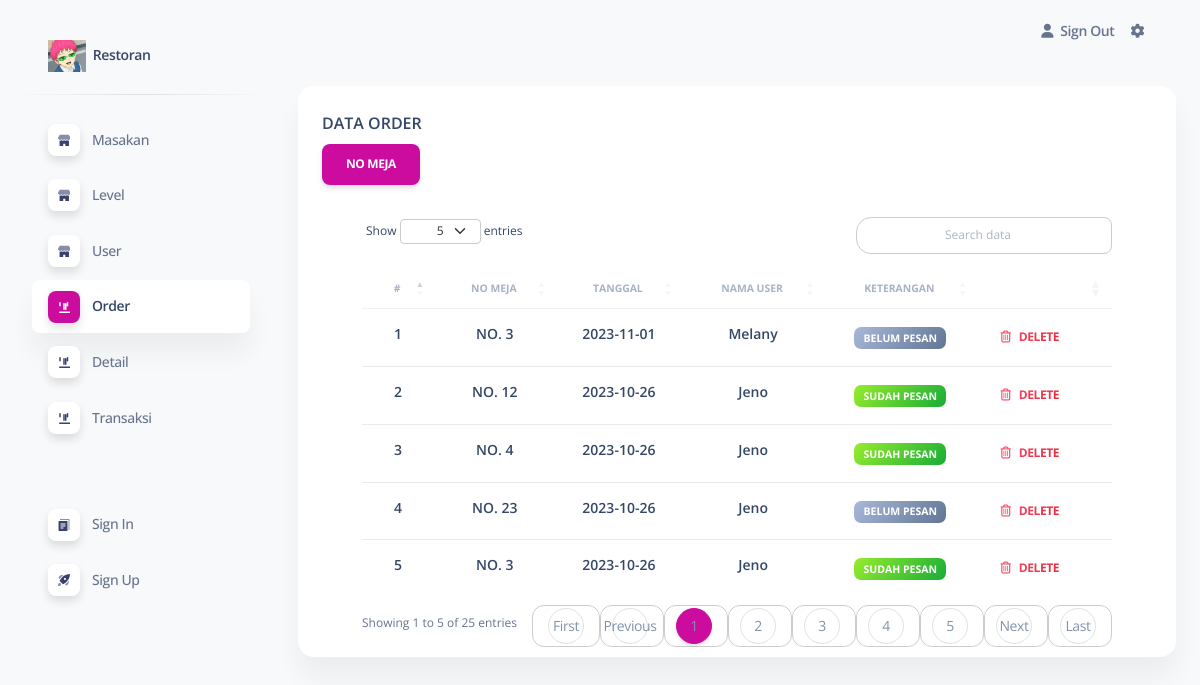
Screenshot of /pages/index.php?page=order (signed in) with the database file from the repository.
### tables this page shows
CREATE TABLE `order` (
  `id_order` int(11) NOT NULL,
  `no_meja` int(11) NOT NULL,
  `tanggal` date NOT NULL,
  `id_user` int(11) DEFAULT NULL,
  `keterangan` text DEFAULT NULL
);

CREATE TABLE `user` (
  `id_user` int(11) NOT NULL,
  `username` varchar(50) NOT NULL,
  `password` varchar(255) NOT NULL,
  `nama_user` varchar(100) NOT NULL,
  `id_level` int(11) DEFAULT NULL
);

### pages/order/data_order.php (the view, shortened to what this page needs)
<?php
include "../conf/conn.php";
$no = 0;
$query = mysqli_query($koneksi, "SELECT `order`.*, user.nama_user FROM `order`
INNER JOIN user ON `order`.id_user = user.id_user
ORDER BY `order`.id_order DESC")
  or die(mysqli_error($koneksi)); ?>
<head>
</head>
<div class="container-fluid py-4">
  <div class="row">
    <div class="col-12">
      <div class="card mb-4">
        <div class="card-header pb-0">
          <h6>DATA ORDER</h6>
          <button class="btn btn-primary" data-bs-toggle="modal" data-bs-target="#tambahModal">NO Meja</button>
        </div>
        <div class="card-body px-6 pt-0 pb-2">
          <div class="table-responsive p-0"><?php
                                            if ($_SESSION["nama_level"] == 'Administrator' || $_SESSION["nama_level"] == 'Waiter') { ?>
              <table class="table align-items-center mb-0 custom-table" id="level">
                <thead>
                  <tr>
                    <th class="text-center text-uppercase text-secondary text-xxs font-weight-bolder opacity-7">#</th>
                    <th class="text-center text-uppercase text-secondary text-xxs font-weight-bolder opacity-7">NO MEJA</th>
                    <th class="text-center text-uppercase text-secondary text-xxs font-weight-bolder opacity-7">TANGGAL</th>
                    <th class="text-center text-uppercase text-secondary text-xxs font-weight-bolder opacity-7">NAMA USER</th>
                    <th class="text-center text-uppercase text-secondary text-xxs font-weight-bolder opacity-7">KETERANGAN</th>
                    <th class="text-secondary opacity-7"></th>
                  </tr>
                </thead>
                <tbody>
                  <?php
                                              while ($row = mysqli_fetch_array($query)) {
                  ?>
                    <tr>
                      <td>
                        <h6 class="align-middle text-center text-sm"><?php echo $no = $no + 1; ?></h6>
                      </td>
                      <td>
                        <h6 class="align-middle text-center text-sm">NO. <?php echo $row['no_meja']; ?></h6>
                      </td>
                      <td>
                        <h6 class="align-middle text-center text-sm"><?php echo $row['tanggal']; ?></h6>
                      </td>
                      <td>
                        <h6 class="align-middle text-center text-sm"><?php echo $row['nama_user']; ?></h6>
                      </td>
                      <td class="align-middle text-center text-sm">
                        <?php
                                                if ($row['keterangan'] == 'belum pesan') {
                                                  echo '<span class="badge badge-sm bg-gradient-secondary">Belum pesan</span>';
                                                } elseif ($row['keterangan'] == 'sudah pesan') {
                                                  echo '<span class="badge badge-sm bg-gradient-success">Sudah Pesan</span>';
                                                }
                        ?>
                      </td>
                      <td class="align-middle">
                        <a class="btn btn-link text-danger text-gradient px-3 mb-0" href="order/hapus.php?id=<?php echo $row['id_order']; ?>"><i class="far fa-trash-alt me-2"></i>Delete</a>
                      </td>
          </div>
        </div>
      </div>
    </div>
    </tr>
<?php
                                              }
                                            }
?>

### rows the page displays
order: no_meja "3", tanggal "2023-11-01", id_user.nama_user "Melany", keterangan "BELUM PESAN"
order: no "2", no_meja "12", tanggal "2023-10-26", id_user.nama_user "Jeno", keterangan "SUDAH PESAN"
order: no "3", no_meja "4", tanggal "2023-10-26", id_user.nama_user "Jeno", keterangan "SUDAH PESAN"
order: no "4", no_meja "23", tanggal "2023-10-26", id_user.nama_user "Jeno", keterangan "BELUM PESAN"
order: no "5", no_meja "3", tanggal "2023-10-26", id_user.nama_user "Jeno", keterangan "SUDAH PESAN"
